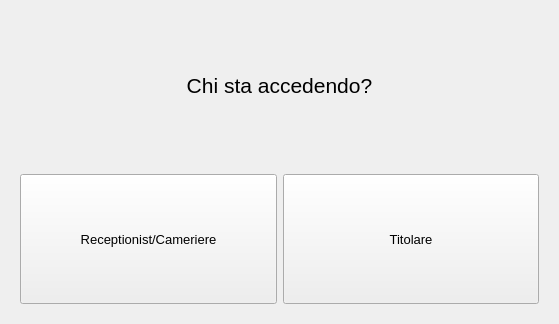
<?xml version="1.0" encoding="UTF-8"?>
<ui version="4.0">
 <class>mainWidget</class>
 <widget class="QWidget" name="mainWidget">
  <property name="geometry">
   <rect>
    <x>0</x>
    <y>0</y>
    <width>559</width>
    <height>324</height>
   </rect>
  </property>
  <property name="font">
   <font>
    <family>Arial</family>
    <pointsize>10</pointsize>
   </font>
  </property>
  <property name="windowTitle">
   <string>Home Page</string>
  </property>
  <layout class="QVBoxLayout" name="verticalLayout">
   <item>
    <widget class="QLabel" name="label">
     <property name="font">
      <font>
       <family>Arial</family>
       <pointsize>16</pointsize>
      </font>
     </property>
     <property name="text">
      <string>Chi sta accedendo?</string>
     </property>
     <property name="alignment">
      <set>Qt::AlignCenter</set>
     </property>
    </widget>
   </item>
   <item>
    <widget class="QWidget" name="buttonsWidget" native="true">
     <layout class="QHBoxLayout" name="horizontalLayout">
      <item>
       <widget class="QPushButton" name="btnDipendente">
        <property name="sizePolicy">
         <sizepolicy hsizetype="Minimum" vsizetype="Preferred">
          <horstretch>0</horstretch>
          <verstretch>0</verstretch>
         </sizepolicy>
        </property>
        <property name="text">
         <string>Receptionist/Cameriere</string>
        </property>
       </widget>
      </item>
      <item>
       <widget class="QPushButton" name="btnTitolare">
        <property name="sizePolicy">
         <sizepolicy hsizetype="Minimum" vsizetype="Preferred">
          <horstretch>0</horstretch>
          <verstretch>0</verstretch>
         </sizepolicy>
        </property>
        <property name="text">
         <string>Titolare</string>
        </property>
       </widget>
      </item>
     </layout>
    </widget>
   </item>
  </layout>
 </widget>
 <resources/>
 <connections/>
</ui>
